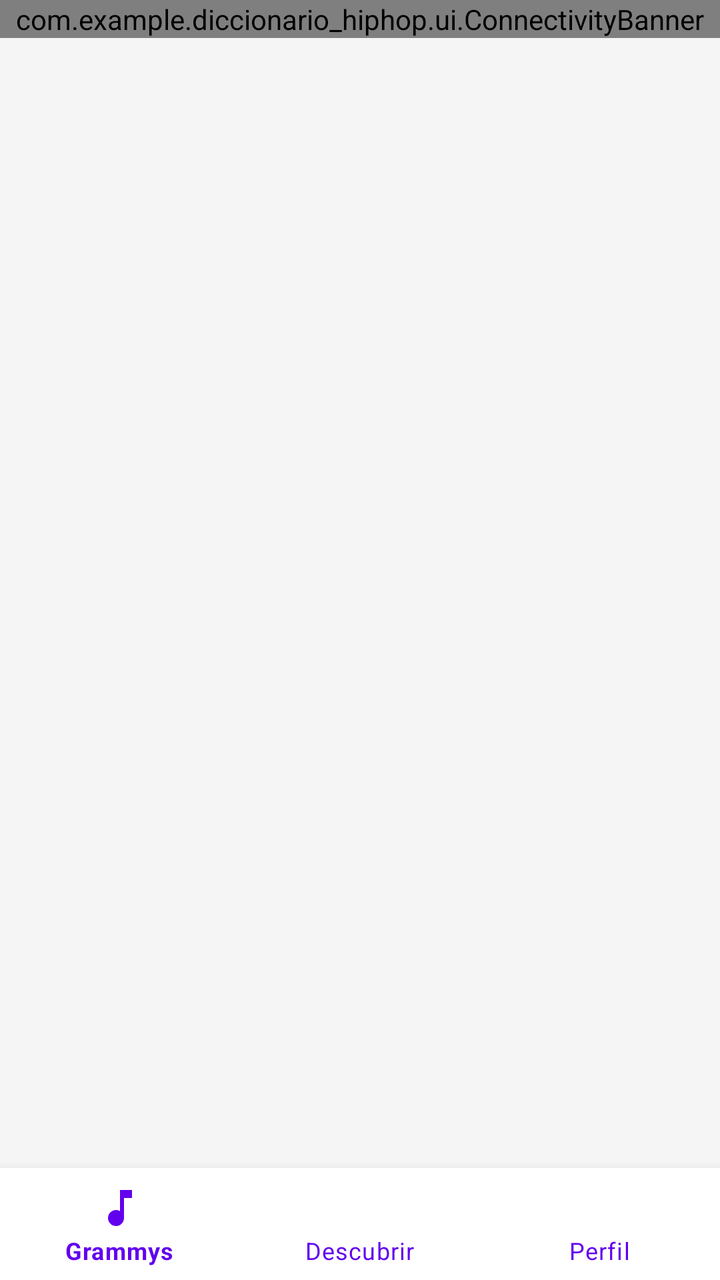
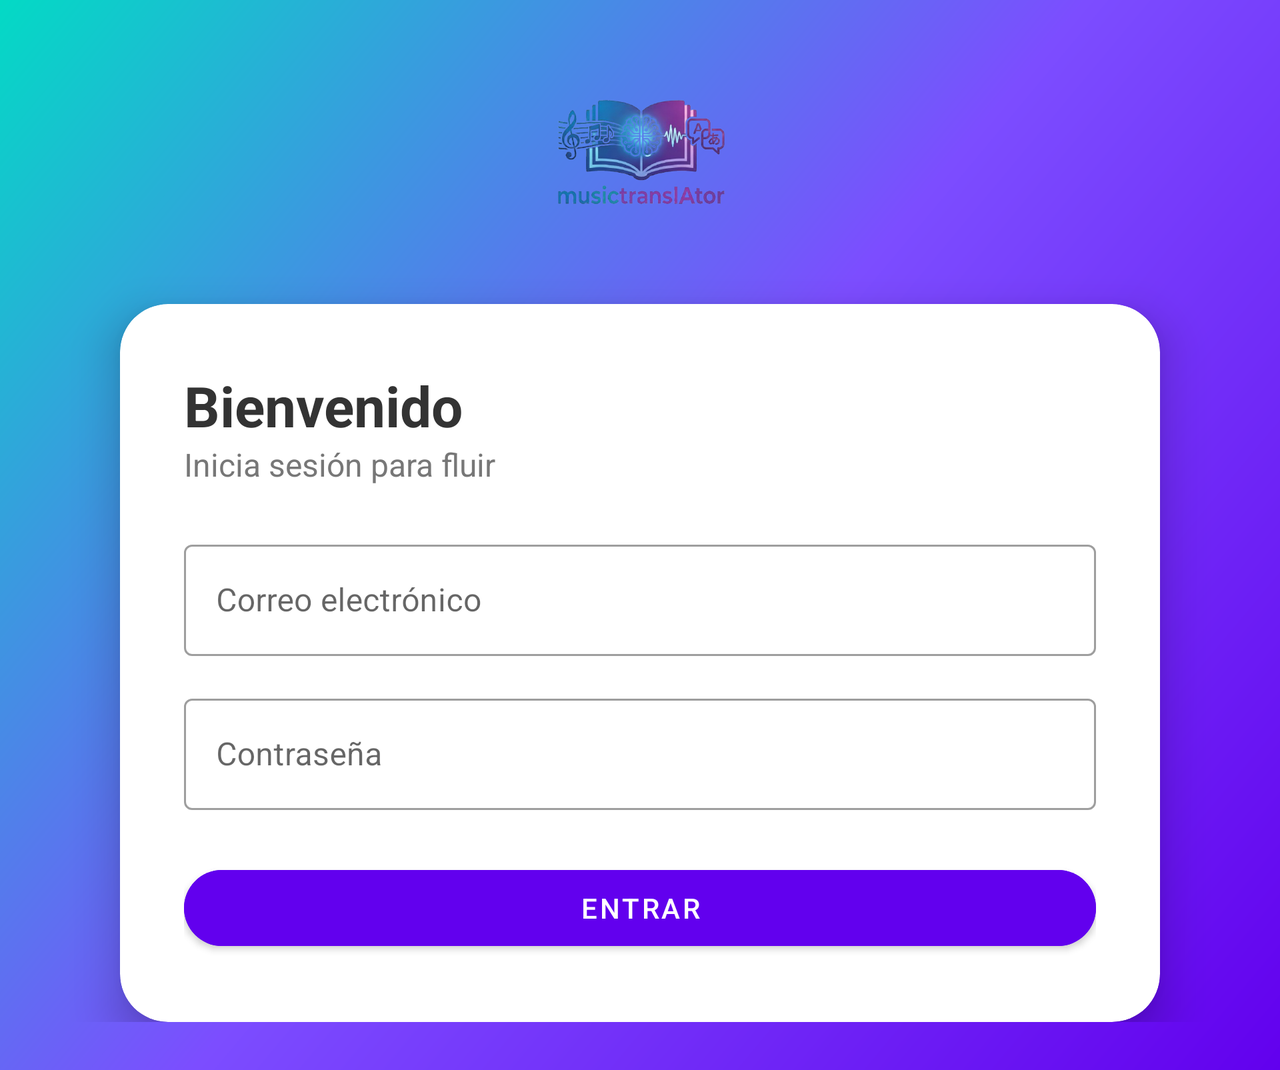

One screen, two layout resources from the same app: the default and the repository's alternative for another configuration. Each is rendered where Android would select it; the XML of both is given below.
<!-- AndroidManifest.xml: activity theme Theme.DiccionarioHipHop.NoActionBar -->
<!-- res/layout/activity_main.xml -->
<?xml version="1.0" encoding="utf-8"?>
<androidx.constraintlayout.widget.ConstraintLayout 
    xmlns:android="http://schemas.android.com/apk/res/android"
    xmlns:app="http://schemas.android.com/apk/res-auto"
    android:layout_width="match_parent"
    android:layout_height="match_parent"
    android:fitsSystemWindows="true"
    android:background="@color/bg_page">

    
    <com.example.diccionario_hiphop.ui.ConnectivityBanner
        android:id="@+id/connectivityBanner"
        android:layout_width="match_parent"
        android:layout_height="wrap_content"
        app:layout_constraintTop_toTopOf="parent"/>

    <androidx.viewpager2.widget.ViewPager2
        android:id="@+id/viewPager"
        android:layout_width="match_parent"
        android:layout_height="0dp"
        app:layout_constraintBottom_toTopOf="@id/bottom_navigation"
        app:layout_constraintTop_toBottomOf="@id/connectivityBanner" />

    <com.google.android.material.bottomnavigation.BottomNavigationView
        android:id="@+id/bottom_navigation"
        android:layout_width="match_parent"
        android:layout_height="wrap_content"
        android:background="@color/bg_card"
        app:itemIconTint="@color/purple_500"
        app:itemTextColor="@color/purple_500"
        app:itemRippleColor="@android:color/transparent"
        app:menu="@menu/bottom_nav_menu"
        app:layout_constraintBottom_toBottomOf="parent" />

</androidx.constraintlayout.widget.ConstraintLayout>
<!-- resources referenced by this layout -->
<resources>
  <color name="bg_card">#FFFFFF</color>
  <color name="bg_page">#F5F5F5</color>
  <color name="purple_500">#6200EE</color>
  <style name="Theme.DiccionarioHipHop.NoActionBar" parent="Theme.DiccionarioHipHop">
          <item name="windowActionBar">false</item>
          <item name="windowNoTitle">true</item>
      </style>
  <style name="Theme.DiccionarioHipHop" parent="Theme.MaterialComponents.DayNight.DarkActionBar">
          
          <item name="colorPrimary">@color/purple_500</item>
          <item name="colorPrimaryVariant">@color/purple_700</item>
          <item name="colorOnPrimary">@color/white</item>
          
          <item name="colorSecondary">@color/teal_200</item>
          <item name="colorSecondaryVariant">@color/teal_700</item>
          <item name="colorOnSecondary">@color/black</item>
          
          <item name="android:statusBarColor">?attr/colorPrimaryVariant</item>
      </style>
  <color name="purple_700">#3700B3</color>
  <color name="white">#FFFFFFFF</color>
  <color name="teal_200">#03DAC5</color>
  <color name="teal_700">#018786</color>
  <color name="black">#FF000000</color>
</resources>
<!-- res/layout-land/activity_main.xml (the repository's variant of the layout above) -->
<!-- drawn on the phone turned sideways -->
<?xml version="1.0" encoding="utf-8"?>
<ScrollView xmlns:android="http://schemas.android.com/apk/res/android"
    xmlns:app="http://schemas.android.com/apk/res-auto"
    xmlns:tools="http://schemas.android.com/tools"
    android:layout_width="match_parent"
    android:layout_height="match_parent"
    android:fillViewport="true"
    android:background="@drawable/bg_gradient_main">

    <androidx.constraintlayout.widget.ConstraintLayout
        android:layout_width="match_parent"
        android:layout_height="wrap_content"
        android:paddingBottom="24dp">

        <ImageView
            android:id="@+id/ivLogo"
            android:layout_width="150dp"
            android:layout_height="120dp"
            android:src="@drawable/logo_app"
            android:scaleType="fitCenter"
            android:layout_marginTop="16dp"
            app:layout_constraintTop_toTopOf="parent"
            app:layout_constraintStart_toStartOf="parent"
            app:layout_constraintEnd_toEndOf="parent" />

        <androidx.cardview.widget.CardView
            android:id="@+id/cardContainer"
            android:layout_width="0dp"
            android:layout_height="wrap_content"
            android:layout_marginHorizontal="60dp"
            android:layout_marginTop="16dp"
            app:cardCornerRadius="24dp"
            app:cardElevation="12dp"
            app:cardBackgroundColor="@color/bg_card"
            app:layout_constraintTop_toBottomOf="@+id/ivLogo"
            app:layout_constraintStart_toStartOf="parent"
            app:layout_constraintEnd_toEndOf="parent">

            <LinearLayout
                android:layout_width="match_parent"
                android:layout_height="wrap_content"
                android:orientation="vertical"
                android:padding="32dp">

                <TextView
                    android:id="@+id/tvWelcome"
                    android:layout_width="wrap_content"
                    android:layout_height="wrap_content"
                    android:text="Bienvenido"
                    android:textSize="28sp"
                    android:textStyle="bold"
                    android:textColor="@color/text_primary"/>

                <TextView
                    android:id="@+id/tvSubtitle"
                    android:layout_width="wrap_content"
                    android:layout_height="wrap_content"
                    android:text="Inicia sesión para fluir"
                    android:textSize="16sp"
                    android:textColor="@color/text_secondary"
                    android:layout_marginBottom="24dp"/>

                <com.google.android.material.textfield.TextInputLayout
                    android:id="@+id/tilEmail"
                    android:layout_width="match_parent"
                    android:layout_height="wrap_content"
                    android:hint="Correo electrónico"
                    style="@style/Widget.MaterialComponents.TextInputLayout.OutlinedBox">
                    <com.google.android.material.textfield.TextInputEditText
                        android:id="@+id/etEmail"
                        android:layout_width="match_parent"
                        android:layout_height="wrap_content"
                        android:textColor="@color/text_primary"
                        android:inputType="textEmailAddress" />
                </com.google.android.material.textfield.TextInputLayout>
                
                 <com.google.android.material.textfield.TextInputLayout
                    android:id="@+id/tilPassword"
                    android:layout_width="match_parent"
                    android:layout_height="wrap_content"
                    android:hint="Contraseña"
                    android:layout_marginTop="16dp"
                    style="@style/Widget.MaterialComponents.TextInputLayout.OutlinedBox">
                    <com.google.android.material.textfield.TextInputEditText
                        android:id="@+id/etPassword"
                        android:layout_width="match_parent"
                        android:layout_height="wrap_content"
                        android:textColor="@color/text_primary"
                        android:inputType="textPassword" />
                </com.google.android.material.textfield.TextInputLayout>

                <Button
                    android:id="@+id/btnLogin"
                    android:layout_width="match_parent"
                    android:layout_height="50dp"
                    android:text="ENTRAR"
                    android:layout_marginTop="24dp"
                    app:cornerRadius="30dp"
                    android:backgroundTint="@color/purple_500"/>
            </LinearLayout>
        </androidx.cardview.widget.CardView>
    </androidx.constraintlayout.widget.ConstraintLayout>
</ScrollView>
<!-- resources referenced by the variant -->
<!-- as the phone turned sideways resolves them -->
<resources>
  <color name="bg_card">#FFFFFF</color>
  <color name="purple_500">#6200EE</color>
  <color name="text_primary">#333333</color>
  <color name="text_secondary">#777777</color>
  <!-- drawable bg_gradient_main (drawable) -->
  <?xml version="1.0" encoding="utf-8"?>
  <shape xmlns:android="http://schemas.android.com/apk/res/android"
      android:shape="rectangle">
      <gradient
          android:startColor="#6200EE"
          android:centerColor="#7C4DFF"
          android:endColor="#03DAC5"
          android:angle="135"
          android:type="linear"/>
  </shape>
  <!-- drawable logo_app: png bitmap (drawable, 167140 bytes) -->
  <style name="Theme.DiccionarioHipHop.NoActionBar" parent="Theme.DiccionarioHipHop">
          <item name="windowActionBar">false</item>
          <item name="windowNoTitle">true</item>
      </style>
  <style name="Theme.DiccionarioHipHop" parent="Theme.MaterialComponents.DayNight.DarkActionBar">
          
          <item name="colorPrimary">@color/purple_500</item>
          <item name="colorPrimaryVariant">@color/purple_700</item>
          <item name="colorOnPrimary">@color/white</item>
          
          <item name="colorSecondary">@color/teal_200</item>
          <item name="colorSecondaryVariant">@color/teal_700</item>
          <item name="colorOnSecondary">@color/black</item>
          
          <item name="android:statusBarColor">?attr/colorPrimaryVariant</item>
      </style>
  <color name="purple_700">#3700B3</color>
  <color name="white">#FFFFFFFF</color>
  <color name="teal_200">#03DAC5</color>
  <color name="teal_700">#018786</color>
  <color name="black">#FF000000</color>
</resources>
